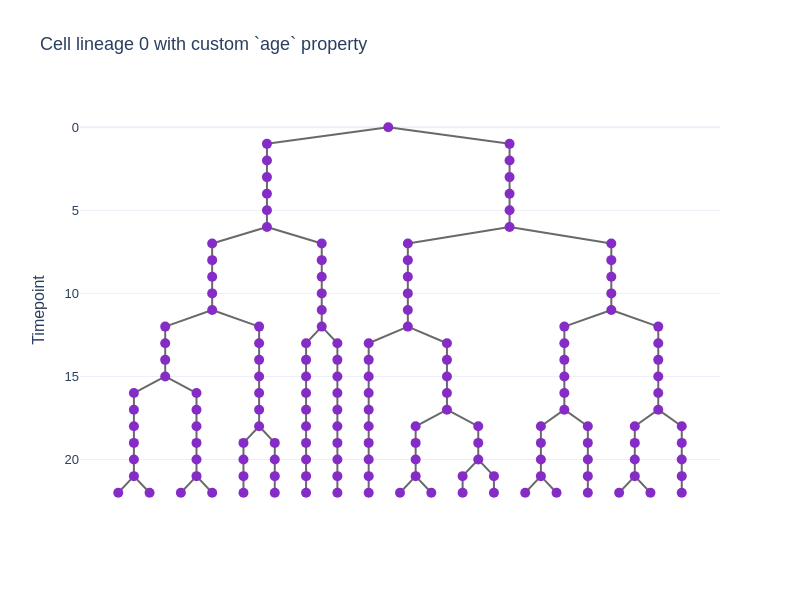

Here is the notebook cell this chart was saved with:
### Markdown cell above
During the update, all the properties associated with a calculator will be computed or recomputed. See [Managing properties](./Managing%20properties.ipynb) for more information.

We can check that our custom `age` property has been added to all nodes by plotting a lineage and hovering over its cells:

### Code cell
lin0 = model.data.cell_data[0]
lin0.plot(
    title="Cell lineage 0 with custom `age` property",
    node_hover_props=["cell_ID", "age"],
    node_marker_style={
        "size": 10,
    },
    width=800,
    height=600,
    showlegend=False,
)

### Figure 1 — Plotly figure (JSON) as saved in the notebook; plotly's stock layout.template omitted (floating-point values rounded to 4 significant figures; data arrays with more than 128 entries replaced by an {"elided": "..."} marker saying what was removed)
{"data": [{"line": {"color": "dimgrey"}, "mode": "lines", "name": "Edges", "text": [], "type": "scatter", "x": {"elided": "453 float values"}, "y": {"elided": "453 int values"}}, {"customdata": {"elided": "152 int values"}, "hoverinfo": "text", "hovertemplate": "%{text}", "marker": {"color": "#862CC6", "line": {"width": 0}, "opacity": 1, "size": 10}, "mode": "markers", "name": "lineage_ID: 0", "text": {"elided": "152 str values"}, "type": "scatter", "x": {"elided": "152 float values"}, "y": {"elided": "152 int values"}}], "layout": {"height": 600, "hovermode": "closest", "showlegend": false, "title": {"text": "Cell lineage 0 with custom `age` property"}, "width": 800, "xaxis": {"showgrid": false, "showline": false, "showticklabels": false, "ticks": "", "zeroline": false}, "yaxis": {"autorange": "reversed", "rangemode": "normal", "showgrid": true, "showline": false, "ticks": "", "title": {"text": "Timepoint"}, "zeroline": true}}}
